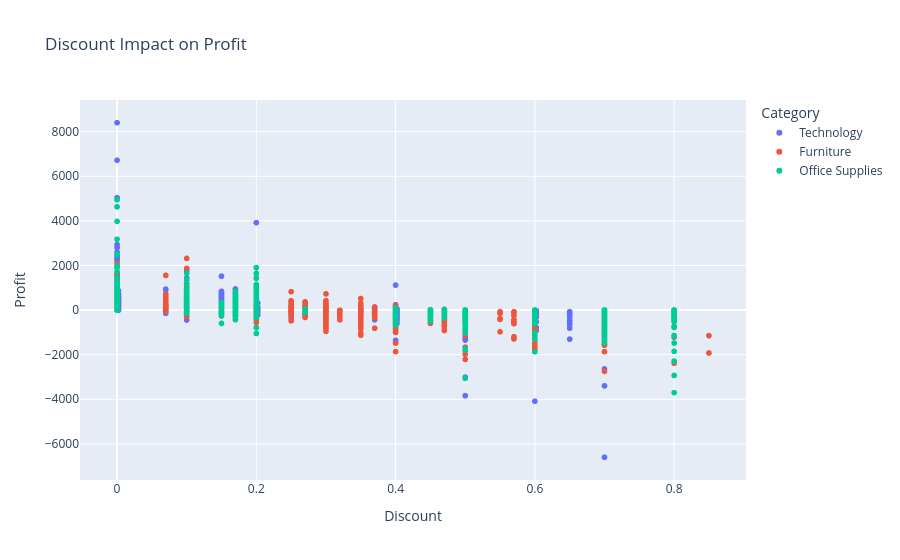

The notebook cell this image was saved under:
### Code cell
fig = px.scatter(
    df,
    x="Discount",
    y="Profit",
    color="Category",
    title="Discount Impact on Profit"
)

fig.show()

### Figure 1 — Plotly figure (JSON) as saved in the notebook; plotly's stock layout.template omitted (floating-point values rounded to 4 significant figures; data arrays with more than 128 entries replaced by an {"elided": "..."} marker saying what was removed)
{"data": [{"hovertemplate": "Category=Technology<br>Discount=%{x}<br>Profit=%{y}<extra></extra>", "legendgroup": "Technology", "marker": {"color": "#636efa", "symbol": "circle"}, "mode": "markers", "name": "Technology", "showlegend": true, "type": "scattergl", "x": {"elided": "10141 float values"}, "xaxis": "x", "y": {"elided": "10141 float values"}, "yaxis": "y"}, {"hovertemplate": "Category=Furniture<br>Discount=%{x}<br>Profit=%{y}<extra></extra>", "legendgroup": "Furniture", "marker": {"color": "#EF553B", "symbol": "circle"}, "mode": "markers", "name": "Furniture", "showlegend": true, "type": "scattergl", "x": {"elided": "9876 float values"}, "xaxis": "x", "y": {"elided": "9876 float values"}, "yaxis": "y"}, {"hovertemplate": "Category=Office Supplies<br>Discount=%{x}<br>Profit=%{y}<extra></extra>", "legendgroup": "Office Supplies", "marker": {"color": "#00cc96", "symbol": "circle"}, "mode": "markers", "name": "Office Supplies", "showlegend": true, "type": "scattergl", "x": {"elided": "31273 float values"}, "xaxis": "x", "y": {"elided": "31273 float values"}, "yaxis": "y"}], "layout": {"legend": {"title": {"text": "Category"}, "tracegroupgap": 0}, "title": {"text": "Discount Impact on Profit"}, "xaxis": {"anchor": "y", "domain": [0, 1], "title": {"text": "Discount"}}, "yaxis": {"anchor": "x", "domain": [0, 1], "title": {"text": "Profit"}}}}
